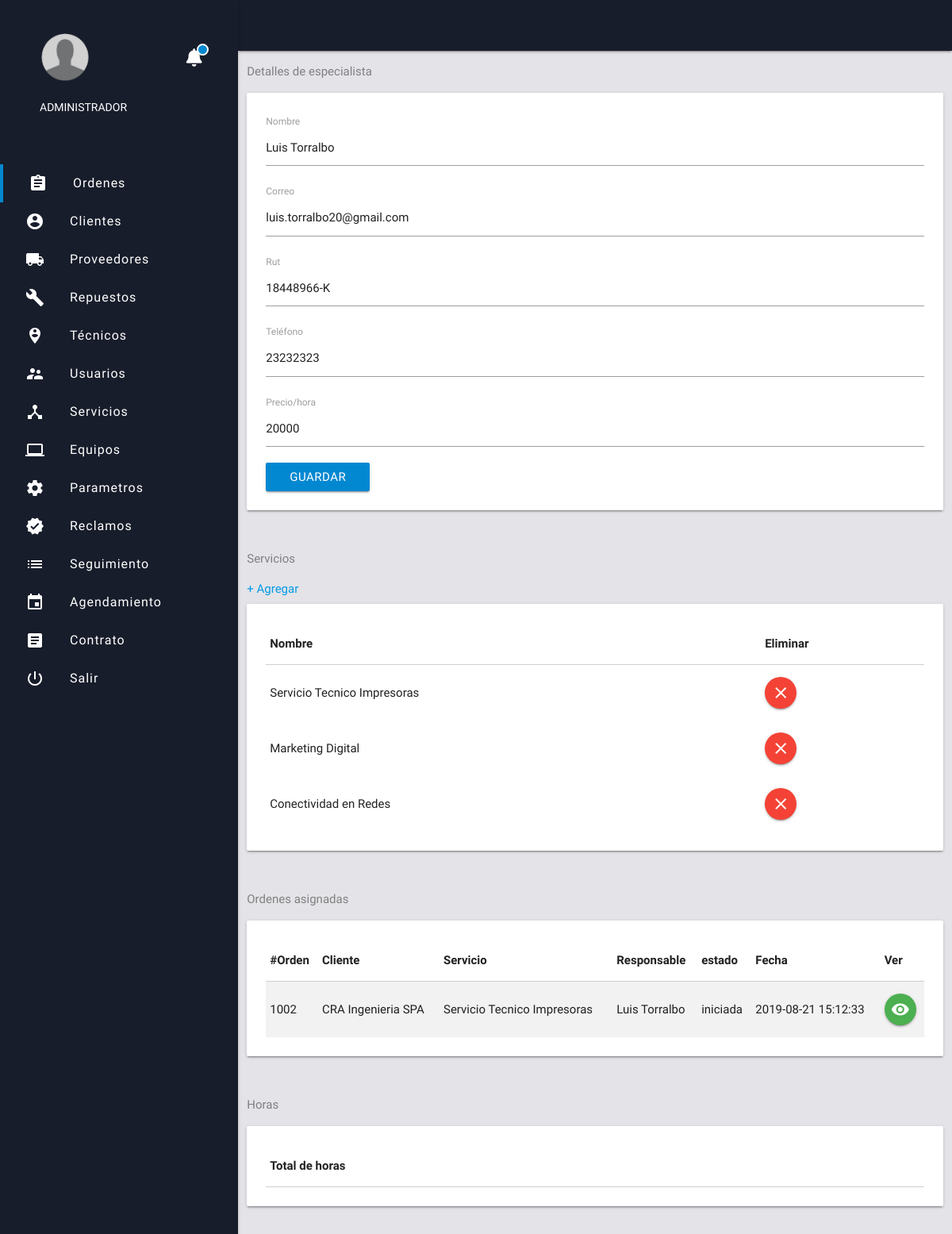
/techs/update_tech.php?id=16, run on the app's committed database.
### tables this page shows
CREATE TABLE `techs` (
  `id` int(11) NOT NULL,
  `name` varchar(50) NOT NULL,
  `rut` varchar(15) NOT NULL,
  `phone` varchar(15) NOT NULL,
  `email` varchar(50) NOT NULL,
  `hour_price` int(11) NOT NULL
);

CREATE TABLE `techs_services` (
  `id_relation` int(11) NOT NULL,
  `id_service` int(11) NOT NULL,
  `id_tech` int(11) NOT NULL
);

CREATE TABLE `services` (
  `id` int(11) NOT NULL,
  `service_name` varchar(100) NOT NULL,
  `equipment` tinyint(1) NOT NULL,
  `id_sublinea` int(11) NOT NULL
);

CREATE TABLE `ots` (
  `id` int(11) NOT NULL,
  `id_client` int(11) NOT NULL,
  `id_branch` int(11) NOT NULL,
  `id_contact` int(11) NOT NULL,
  `hours` int(11) NOT NULL,
  `created_at` timestamp NOT NULL DEFAULT CURRENT_TIMESTAMP,
  `type` varchar(11) NOT NULL,
  `description` varchar(300) NOT NULL,
  `id_service` int(11) NOT NULL,
  `leader` varchar(50) NOT NULL,
  `priority` varchar(10) NOT NULL,
  `status` varchar(11) NOT NULL DEFAULT 'iniciada',
  `number` int(11) NOT NULL,
  `comment` varchar(500) NOT NULL
);

CREATE TABLE `clients` (
  `id` int(11) NOT NULL,
  `name` varchar(50) NOT NULL,
  `rut` varchar(20) NOT NULL,
  `web` varchar(30) NOT NULL,
  `phone` varchar(40) NOT NULL,
  `email` varchar(50) NOT NULL
);

### techs/update_tech.php (the view, shortened to what this page needs)
<?php include '../extend/header.php';
$id = htmlentities($_GET['id']);
$sel = $con->query("SELECT * FROM techs WHERE id = '$id' ");
while ($f = $sel->fetch_assoc()) {
  $name = $f['name'];
  $email = $f['email'];
  $rut = $f['rut'];
  $hour_price = $f['hour_price'];
  $phone = $f['phone'];
}
?>
   <div class="row">
      <div class="col s12">
      <p style="color:grey;">Detalles de especialista</p>
      <div class="card horizontal">
         <div class="card-stacked">
           <div class="card-content">
             <form  action="up_tech.php" method="post">
               <label for="name">Nombre</label>
               <input type="text" name="name" value="<?php echo $name ?>" required>
               <label for="email">Correo</label>
               <input type="text" name="email" value="<?php echo $email ?>" required>
               <label for="rut">Rut</label>
               <input type="text" name="rut" value="<?php  echo $rut ?>" id="rut" oninput="checkRut(this)" required>
               <label for="phone">Teléfono</label>
               <input type="text" name="phone" value="<?php  echo $phone ?>" required>
               <label for="hour_price">Precio/hora</label>
               <input type="text" name="hour_price" value="<?php  echo $hour_price ?>" required>
               <button  type="submit" class="btn light-blue darken-2">Guardar</button>
             </form>
           </div>
         </div>
      </div>
     </div>
     </div>
<div class="row">
<div class=" col s12">
<p style="color:grey;">Servicios</p>
<a href="add_service.php?id=<?php echo $id?>"> + Agregar</a>
       <div class="card horizontal" style="overflow:auto;">
         <div class="card-stacked">
           <div class="card-content">
             <form  action="up_client.php" method="post">
             <table class="excel responsive-table" border="1">
                    <thead>
                      <th>Nombre</th>
                      <th class="borrar">Eliminar</th>
                    </thead>
                   <?php
                     $sel2 = $con->query("SELECT DISTINCT service_name, id, techs_services.id_relation FROM services
                      INNER JOIN techs_services
                      ON services.id = techs_services.id_service
                      WHERE techs_services.id_tech = '$id'");
                     while ($f = $sel2->fetch_assoc()) {
                      $id_relation = $f['id_relation']; ?>
                        <tr>
                        <td><?php echo $f['service_name'] ?></td>
                        <td class="borrar"><a href="#" class="btn-floating red" onclick="swal({ title:'Esta seguro que desea eliminar el servicio?',text: 'Se perderan los datos!', type: 'warning', showCancelButton: true, confirmButtonColor: '#3085d6', cancelButtonColor: '#d33', confirmButtonText: 'Si, eliminar'}).then(function (isConfirm) {
                         if(isConfirm.value){  location.href='delete_service_tech.php?id_relation=<?php echo $id_relation?>&id_tech=<?php echo $id?>' } else { location.href='update_tech.php?id=<?php echo $id ?>';} })"><i class="material-icons">clear</i></a></td>
                      </tr>
                    <?php } ?>
                    </table>
             </form>
           </div>
         </div>
      </div>
     </div>
</div>
<div class="row" >
<div class=" col s12">
<p style="color:grey;">Ordenes asignadas</p>
       <div class="card horizontal" style="overflow:auto;">
         <div class="card-stacked">
           <div class="card-content">
             <form  action="up_client.php" method="post">
             <table class="excel striped responsive-table" border="1">
             <thead>
               <th>#Orden</th>
               <th>Cliente</th>
               <th>Servicio</th>
               <th>Responsable</th>
               <th>estado</th>
               <th>Fecha</th>
               <th>Ver</th>
                    </thead>
                   <?php
                     $sel2 = $con->query("SELECT DISTINCT o.id, o.description, o.leader, o.status, o.created_at, o.number,
                                                      cli.name,
                                                      bra.location,
                                                      ser.service_name
                                                FROM  ots o
                                                INNER JOIN clients cli ON o.id_client = cli.id
                                                INNER JOIN branches bra ON o.id_branch = bra.id
                                                INNER JOIN services ser ON o.id_service = ser.id
                                                INNER JOIN participants par ON o.number = par.ot_number
                                                WHERE par.participant_name = '$name' AND o.status = 'iniciada'") ;
                     while ($f = $sel2->fetch_assoc()) {  ?>
                        <tr>
                          <td><?php echo $f['number'] ?></td>
                          <td><?php echo $f['name'] ?></td>
                          <td><?php echo $f['service_name'] ?></td>
                          <td><?php echo $f['leader'] ?></td>
                          <td><?php echo $f['status'] ?></td>
                          <td><?php echo $f['created_at'] ?></td>
                          <?php if($f['status'] == "iniciada"){?>
                          <td><a href="../ots/detail_ot.php?id=<?php echo $f['id']?>" class="btn-floating green"><i class="material-icons">remove_red_eye</i></a></td> <?php
                          }if ($f['status'] == "pendiente"){ ?>
                            <td><a href="../ots/detail_ot.php?id=<?php echo $f['id']?>" class="btn-floating yellow"><i class="material-icons">remove_red_eye</i></a></td>
                        <?php  }if($f['status'] === "finalizada"){ ?>
                          <td><a href="../ots/detail_ot.php?id=<?php echo $f['id']?>" class="btn-floating red"><i class="material-icons">remove_red_eye</i></a></td><?php }?>
                      </tr>
                    <?php  } ?>
                    </table>
             </form>
           </div>
         </div>
      </div>
     </div>
</div>
<div class="row">
<div class=" col s12">
<p style="color:grey;">Horas</p>
       <div class="card horizontal">
         <div class="card-stacked">
           <div class="card-content">
             <form  action="up_client.php" method="post">
             <table class="excel" border="1">
             <thead>
                      <th>Total de horas</th>
                    </thead>
                    </table>
             </form>
           </div>
         </div>
      </div>
     </div>
</div>
   <?php include '../extend/scripts.php'; ?>
   </body>
   </html>

### css/web-app.css (style rules this page uses)
html { background-color:#e4e3e8; font-family: 'Work Sans', sans-serif; }

### css/notifications.css (style rules this page uses)
body { margin: 0; padding: 0; }

### data on the page
techs: name "Luis Torralbo", email "luis.torralbo20@gmail.com", rut "18448966-K", phone "23232323", hour_price "20000"
techs_services: id_service.service_name "Servicio Tecnico Impresoras"
techs_services: id_service.service_name "Marketing Digital"
techs_services: id_service.service_name "Conectividad en Redes"
ots: number "1002", id_client.name "CRA Ingenieria SPA", id_service.service_name "Servicio Tecnico Impresoras", leader "Luis Torralbo", status "iniciada", created_at "2019-08-21 15:12:33"
